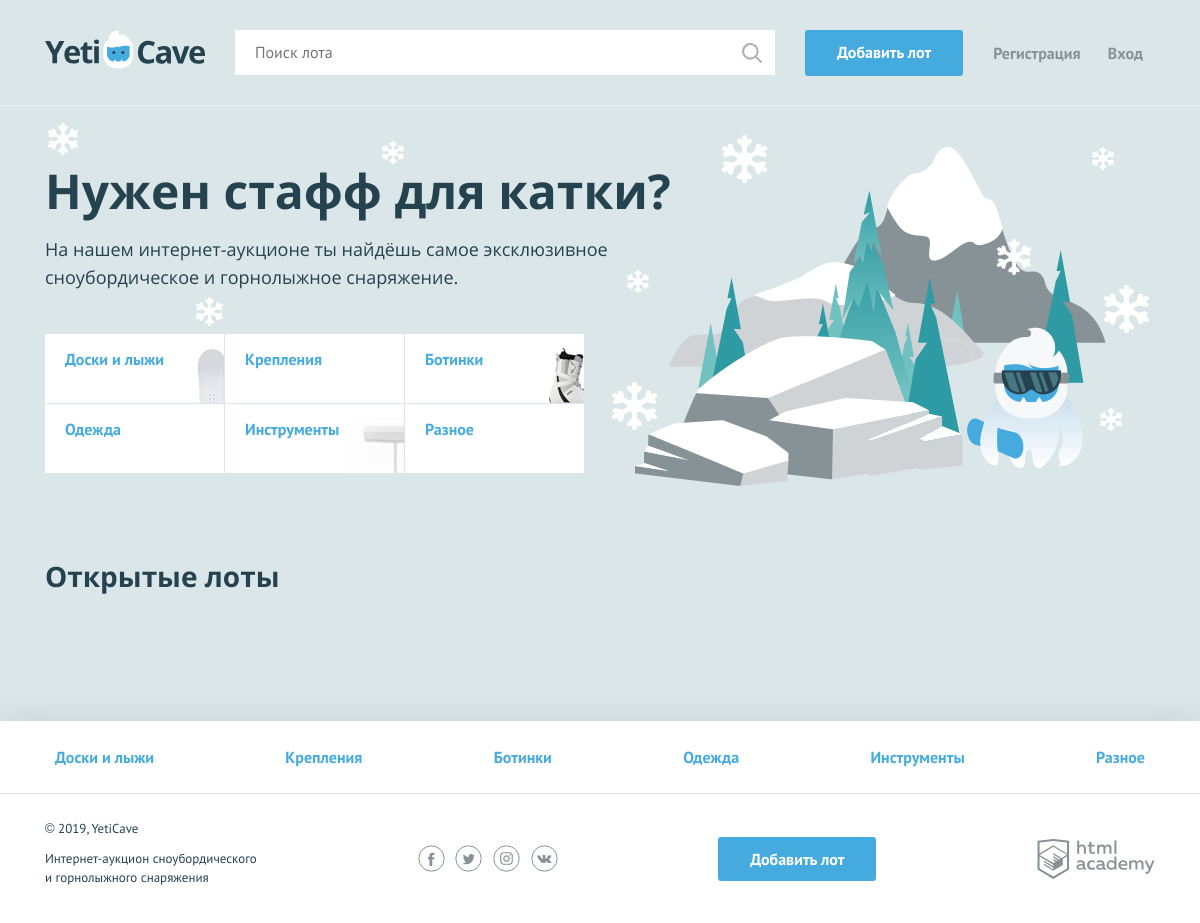
Before: / with the older database file.
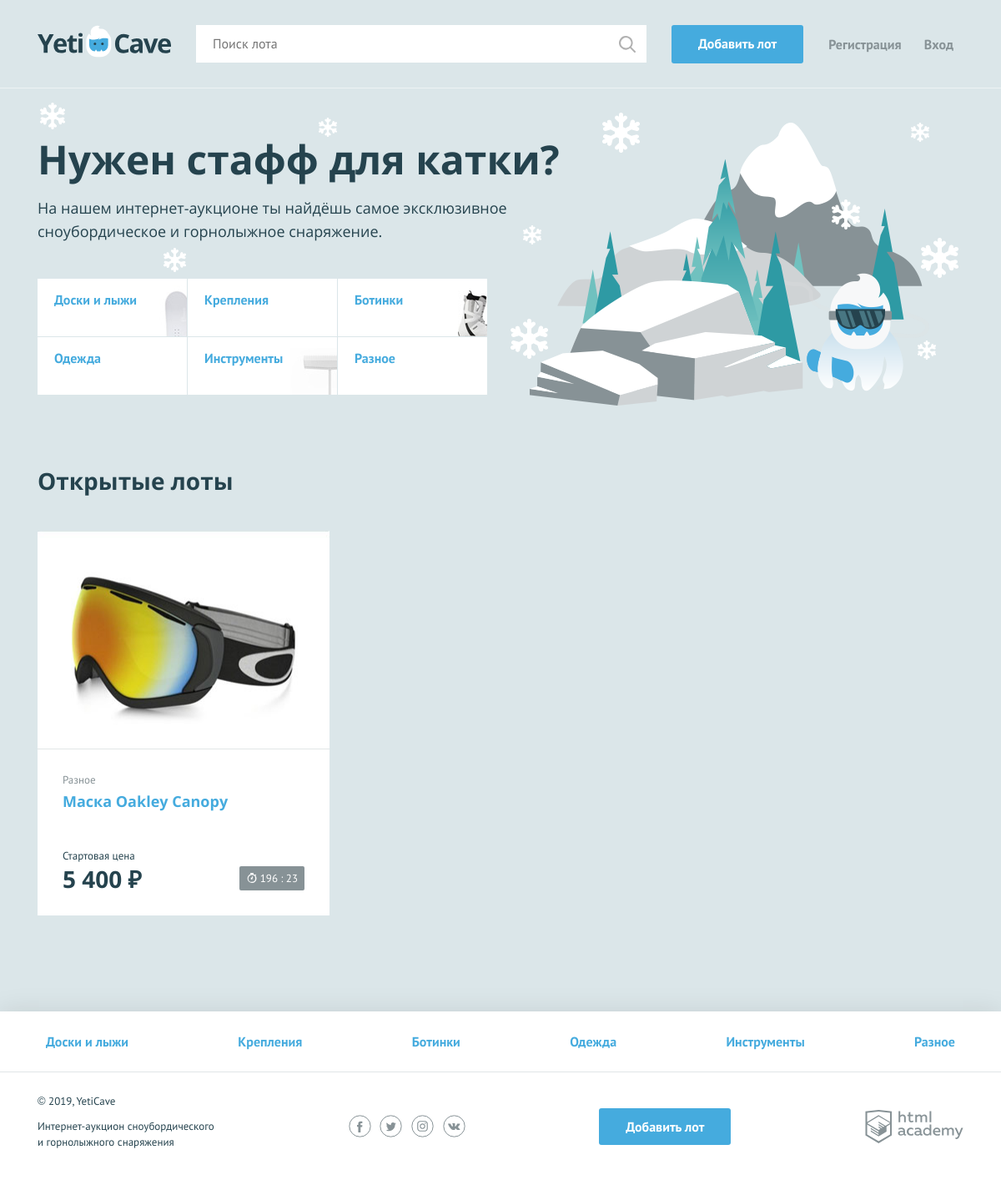
After: the same page with the newer database file.
### tables this page shows
CREATE TABLE categories (
    id INT PRIMARY KEY AUTO_INCREMENT,
    name_cat VARCHAR(60) NOT NULL UNIQUE,
    code_cat VARCHAR(60) NOT NULL UNIQUE
);

CREATE TABLE lots (
    id INT PRIMARY KEY AUTO_INCREMENT,
    dt_add TIMESTAMP DEFAULT CURRENT_TIMESTAMP,
    name_lot VARCHAR(128) NOT NULL,
    desc_lot TEXT,
    image_lot VARCHAR(128),
    price DECIMAL(10, 2) NOT NULL,
    dt_end TIMESTAMP,
    step DECIMAL(10, 2) NOT NULL,
    winner_id INT,
    author_id INT,
    category_id INT,
    FOREIGN KEY (author_id) REFERENCES users(id),
    FOREIGN KEY (winner_id) REFERENCES users(id),
    FOREIGN KEY (category_id) REFERENCES categories(id)
);

### helpers.php (called while the page is built, shortened)
<?php
function include_template($name, array $data = []) {
    $name = 'templates/' . $name;
    extract($data);
    require $name;
    $result = ob_get_clean();
    return $result;
}

### functions.php (called while the page is built, shortened)
<?php
function set_price($price): string {
    $int_price = ceil($price);
    return number_format($int_price, 0, '', ' ');
};
function set_time_lot($str_date): array {
    $now = date_create();
    $end_time = date_create($str_date);
    $diff = date_diff($now, $end_time);
    $format_date = date_interval_format($diff, "%d %H %I");
    $arr = explode(" ", $format_date);
    $hours = $arr[0] * 24 + $arr[1];
    $minutes = intval($arr[2]);
    $hours = str_pad($hours, 2, "0", STR_PAD_LEFT);
    $minutes = str_pad($minutes, 2, "0", STR_PAD_LEFT);
    $res[] = $hours;
    $res[] = $minutes;
    return $res;
}

### templates/main.php (the view)
<main class="container">
    <section class="promo">
        <h2 class="promo__title">Нужен стафф для катки?</h2>
        <p class="promo__text">На нашем интернет-аукционе ты найдёшь самое эксклюзивное сноубордическое и горнолыжное снаряжение.</p>
        <ul class="promo__list">
            <?php foreach ($categories as $category): ?>
                <li class="promo__item promo__item--<?= $category['code_cat'] ?>">
                    <a class="promo__link" href="pages/all-lots.html"><?= $category["name_cat"] ?></a>
                </li>
            <?php endforeach ?>
        </ul>
    </section>
    <section class="lots">
        <div class="lots__header">
            <h2>Открытые лоты</h2>
        </div>
        <ul class="lots__list">
            <?php if(!empty($cards)): ?>
                <?php foreach ($cards as $card): ?>
                    <li class="lots__item lot">
                        <div class="lot__image">
                            <img src="uploads/<?= $card["image_lot"] ?>" width="350" height="260" alt="<?= htmlspecialchars($card["name_lot"]) ?>">
                        </div>
                        <div class="lot__info">
                            <span class="lot__category"><?= htmlspecialchars($card['name_cat']) ?></span>
                            <h3 class="lot__title"><a class="text-link" href="lot.php?id=<?= $card["id"] ?>"><?= htmlspecialchars($card["name_lot"]) ?></a></h3>
                            <div class="lot__state">
                                <div class="lot__rate">
                                    <span class="lot__amount">Стартовая цена</span>
                                    <span class="lot__cost"><?= htmlspecialchars(set_price($card["price"])) . " ₽" ?></span>
                                </div>
                                <?php $res = set_time_lot(htmlspecialchars($card["dt_end"])) ?>
                                <div class="lot__timer timer <?= (int) $res[0] < 1 ? "timer--finishing" : '' ?>">
                                    <?= "$res[0] : $res[1]"?>
                                </div>
                            </div>
                        </div>
                    </li>
                <?php endforeach; ?>
            <?php endif; ?>
        </ul>
    </section>
</main>

### templates/layout.php (shortened to what this page needs)
<!DOCTYPE html>
<html lang="ru">
<head>
    <link href="../css/flatpickr.min.css" rel="stylesheet">
    <link href="../css/normalize.min.css" rel="stylesheet">
    <link href="../css/style.css" rel="stylesheet">
</head>
<body>
<div class="page-wrapper">
<header class="main-header">
    <div class="main-header__container container">
        <a class="main-header__logo">
            <img src="../img/logo.svg" width="160" height="39" alt="Логотип компании YetiCave">
        </a>
        <form class="main-header__search" method="get" action="search.php" autocomplete="off">
            <input type="search" name="search" placeholder="Поиск лота" value="<?= htmlspecialchars($_GET['search'] ?? '') ?>">
            <input class="main-header__search-btn" type="submit" name="find" value="Найти">
        </form>
        <a class="main-header__add-lot button" href="add.php">Добавить лот</a>
        <nav class="user-menu">
            <?php if(isset($_SESSION["user"])): ?>
                <div class="user-menu__logged">
                      <p><?= $_SESSION["user"]["name_user"] ?></p>
                    <a class="user-menu__bets" href="pages/my-bets.html">Мои ставки</a>
                    <a class="user-menu__logout" href="logout.php">Выход</a>
                </div>
            <?php else: ?>
                <ul class="user-menu__list">
                    <li class="user-menu__item">
                        <a href="auth.php">Регистрация</a>
                    </li>
                    <li class="user-menu__item">
                        <a href="login.php">Вход</a>
                    </li>
                </ul>
            <?php endif; ?>
        </nav>
    </div>
</header>
<?= $content ?>
</div>
<footer class="main-footer">
    <nav class="nav">
        <ul class="nav__list container">
            <?php foreach ($categories as $category): ?>
                <li class="nav__item">
                    <a href="pages/all-lots.html"><?= $category["name_cat"] ?></a>
                </li>
            <?php endforeach ?>
        </ul>
    </nav>
    <div class="main-footer__bottom container">
        <div class="main-footer__copyright">
            <p>© 2019, YetiCave</p>
            <p>Интернет-аукцион сноубордического и горнолыжного снаряжения</p>
        </div>
        <div class="main-footer__social social">
            <a class="social__link social__link--facebook" href="#">
            </a>
            <a class="social__link social__link--twitter" href="#">
            </a>
            <a class="social__link social__link--instagram" href="#">
            </a>
            <a class="social__link social__link--vkontakte" href="#">
            </a>
        </div>
        <a class="main-footer__add-lot button" href="add.php">Добавить лот</a>
        <div class="main-footer__developed-by">
            <a class="logo-academy" href="https://htmlacademy.ru/intensive/php">
            </a>
        </div>
    </div>
</footer>
</body>
</html>

### index.php (shortened to what this page needs)
<?php
require_once("helpers.php");
require_once("functions.php");
require_once("connect.php");
$categories = [];
$sql = "SELECT * FROM categories";
$result = mysqli_query($link, $sql);
if(!$result) {
    $content = connect_error();
} else {
    $categories = mysqli_fetch_all($result, MYSQLI_ASSOC);
}
$sql = "SELECT l.id, l.dt_add, l.dt_end, l.name_lot, l.image_lot, l.price, c.name_cat FROM lots l " .
        "JOIN categories c ON l.category_id = c.id " .
        "WHERE l.dt_end > NOW() " .
        "ORDER BY l.dt_add DESC LIMIT 6";
$result = mysqli_query($link, $sql);
if(!$result) {
    $content = connect_error();
} else {
    $cards = mysqli_fetch_all($result, MYSQLI_ASSOC);
    $content = include_template("main.php", [
        "cards" => $cards,
        "categories" => $categories,
    ]);
}
$layout = include_template("layout.php", [
    "title" => "Главная страница",
    "content" => $content,
    "categories" => $categories,
]);
print($layout);

Changed rows visible on the page:
now on this page (row edited): lots: image_lot (picture), category.name_cat "Разное", name_lot "Маска Oakley Canopy", price "5 400", dt_end "196", dt_end "23"
